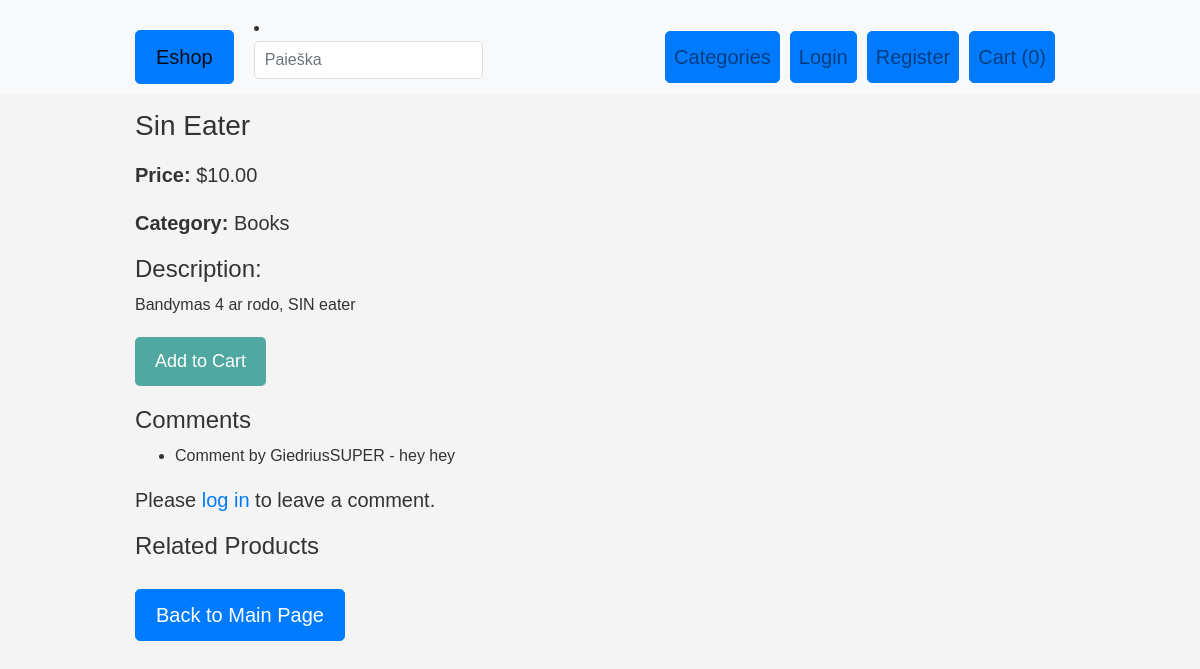
The app's page /product/6/, older data.
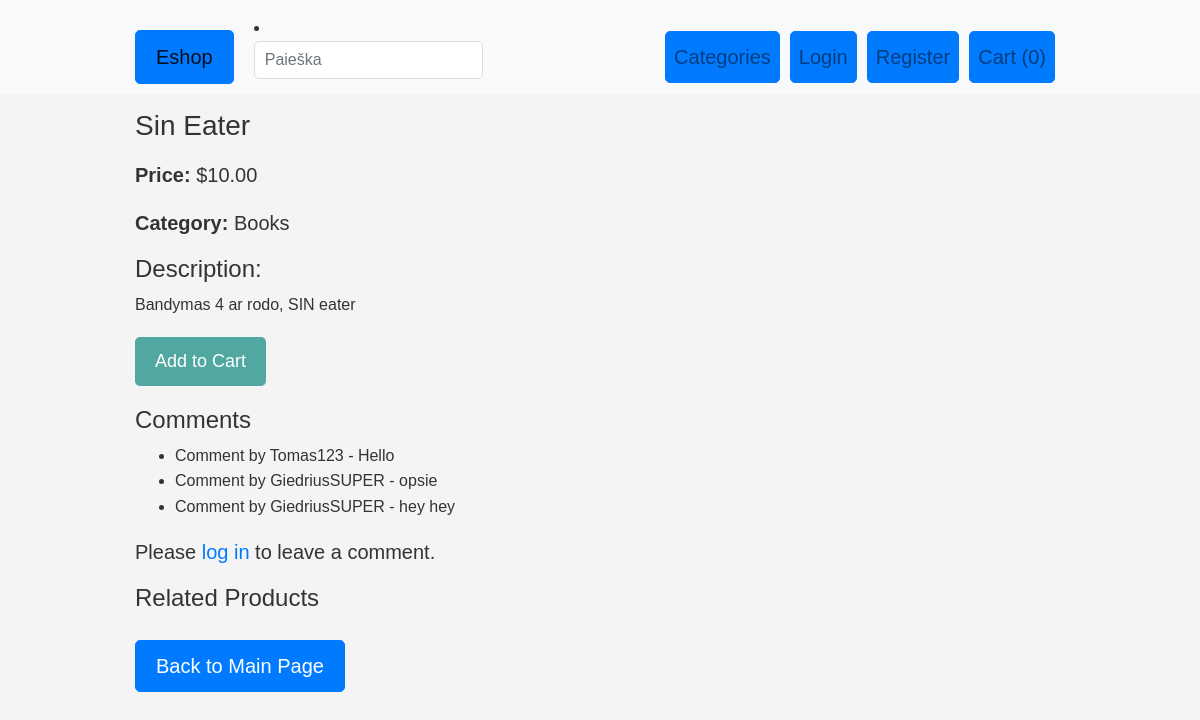
The same page, newer data.
### eshopas_app/models.py (models this page shows, shortened)
class Comment(models.Model):
    user = models.ForeignKey(User, on_delete=models.CASCADE)
    product = models.ForeignKey(Product, on_delete=models.CASCADE)
    comment = models.TextField()
    created_at = models.DateTimeField(auto_now_add=True)

### eshopas_app/views.py (the view)
# urls.py: path('product/<int:product_id>/', views.product_detail, name='product_detail'),
def product_detail(request, product_id):
    product = get_object_or_404(Product, pk=product_id)
    comments = Comment.objects.filter(product=product).order_by('-created_at')
    if request.method == 'POST' and request.user.is_authenticated:
        form = ProductCommentForm(request.POST)
        if form.is_valid():
            comment = form.save(commit=False)
            comment.user = request.user
            comment.product = product  # Set the product field
            comment.save()
            return redirect('product_detail', product_id=product.id)
    else:
        form = ProductCommentForm()
    context = {
        'product': product,
        'comments': comments,
        'form': form,
    }
    return render(request, 'product_detail.html', context)

### eshopas_app/forms.py
class ProductCommentForm(forms.ModelForm):
    class Meta:
        model = Comment
        fields = ['comment']
        widgets = {
            'comment': forms.Textarea(attrs={'rows': 4}),
        }

### eshopas_app/templatetags/myfilters.py (called while the page is built, shortened)
@register.filter
def cart_total(cart):
    if not cart:
        return 0

### eshopas_app/templates/product_detail.html (shortened to what this page needs)
{% extends 'base.html' %}
{% load static %}
{% load myfilters %}
{% block content %}
  <h1>{{ product.name }}</h1>
  <p><strong>Price:</strong> ${{ product.price }}</p>
  <p><strong>Category:</strong> {{ product.category.name }}</p>
  <h2>Description:</h2>
  <div>{{ product.description|safe }}</div>
    <form method="post" action="{% url 'add_to_cart' product.id %}">
        <button type="submit">Add to Cart</button>
    </form>
  {% if comments %}
    <h2>Comments</h2>
    <ul>
      {% for comment in comments %}
        <li>
          Comment by {{ comment.user.username }} - {{ comment.comment }}
        </li>
      {% endfor %}
    </ul>
  {% else %}
    <p>No comments yet.</p>
  {% endif %}
  {% if user.is_authenticated %}
    <form method="post" action="{% url 'add_comment' product.id %}">
      {% csrf_token %}
      <label for="comment">Add a comment:</label>
      <textarea name="comment" id="comment" rows="4" required></textarea>
      <button type="submit">Post Comment</button>
    </form>
  {% else %}
    <p>Please <a href="{% url 'login' %}">log in</a> to leave a comment.</p>
  {% endif %}
  <h3>Related Products</h3>
  <a href="{% url 'index' %}" class="btn btn-primary">Back to Main Page</a>
{% endblock %}

Row changes from the older to the newer data that the page shows:
added Comment: user.username "Tomas123", comment "Hello"
added Comment: user.username "GiedriusSUPER", comment "opsie"
